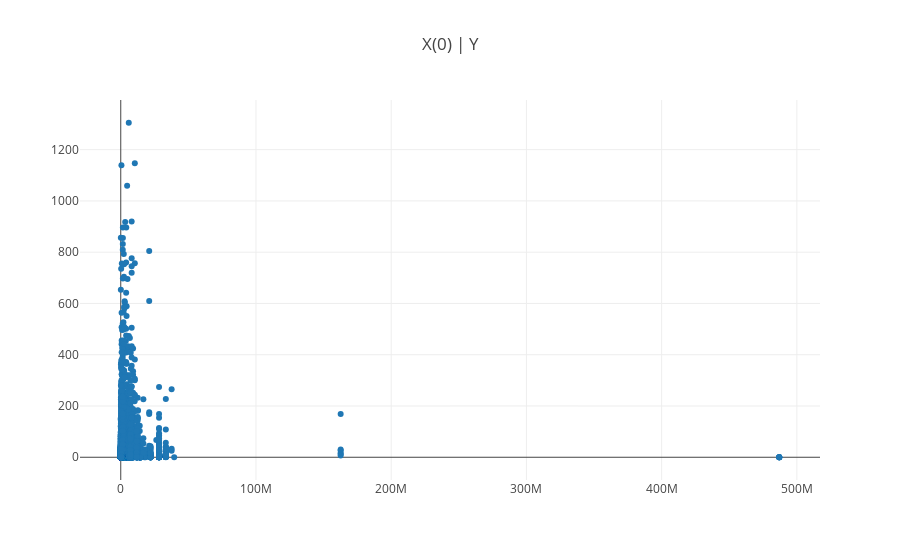

Notebook cell for this chart:
### Code cell
i = 0
while(i < 27){
    val target = Scatter(
        X(::, i).toScalaVector,
        Y.toScalaVector,
        mode = ScatterMode(ScatterMode.Markers)
    )
    
    val data = Seq(target) //target, squaresResult, lassoResult

    val layout = Layout(
      title = s"X($i) | Y"
    )

    plot(data, layout)
    
    i+=1
}

### Figure 1 — Plotly figure (JSON) as saved in the notebook; plotly's stock layout.template omitted (floating-point values rounded to 4 significant figures; data arrays with more than 128 entries replaced by an {"elided": "..."} marker saying what was removed)
{"data": [{"mode": "markers", "type": "scatter", "x": {"elided": "40949 int values"}, "y": {"elided": "40949 int values"}}], "layout": {"title": "X(0) | Y"}}
